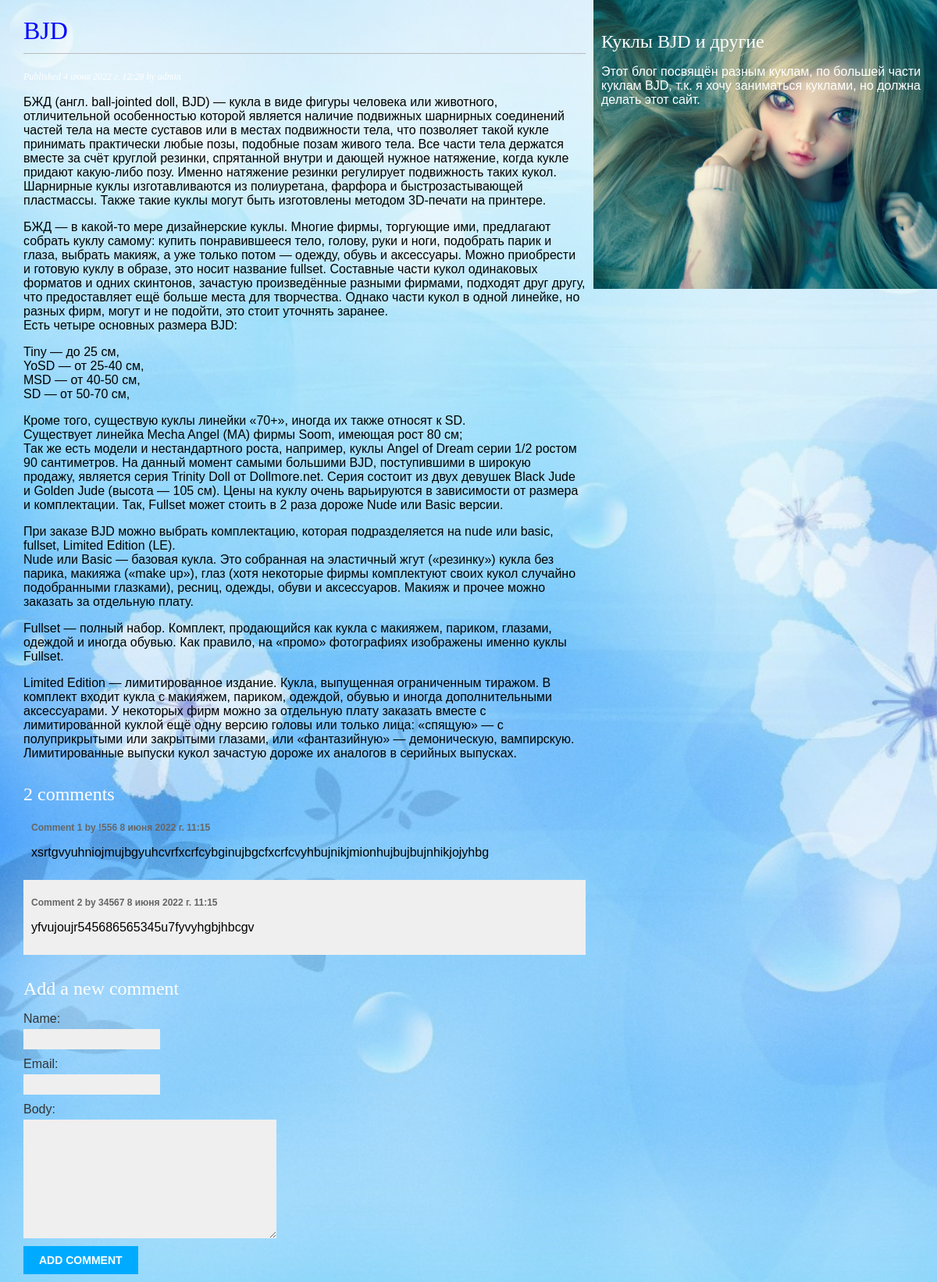
The app's page /blog/2/ with its own data.
### blog/models.py (models this page shows, shortened)
class Post(models.Model):
     class Status(models.TextChoices):
        DRAFT = 'DF', 'Draft'
        PUBLISHED = 'PB', 'Published'
     title = models.CharField(max_length=250)
     slug = models.SlugField(max_length=250)
     author = models.ForeignKey(User,
     on_delete=models.CASCADE,
     related_name='blog_posts')
     body = models.TextField()
     publish = models.DateTimeField(default=timezone.now)
     created = models.DateTimeField(auto_now_add=True)
     updated = models.DateTimeField(auto_now=True)
     status = models.CharField(max_length=2,
     choices=Status.choices,
     default=Status.DRAFT)
     objects = models.Manager() # The default manager.
     published = PublishedManager() # Our custom manager.
     class Meta:
        ordering = ['-publish']
        indexes = [
     models.Index(fields=['-publish']),
     ]

class Comment(models.Model):
     post = models.ForeignKey(Post, on_delete=models.CASCADE, related_name='comments')
     name = models.CharField(max_length=80)
     email = models.EmailField()
     body = models.TextField()
     created = models.DateTimeField(auto_now_add=True)
     updated = models.DateTimeField(auto_now=True)
     active = models.BooleanField(default=True)
     class Meta:
         ordering = ['created']
         indexes = [
         models.Index(fields=['created']),
         ]

### blog/views.py (the view)
# urls.py: path('<int:id>/', views.post_detail, name='post_detail'),
def post_detail(request, id):
     post = get_object_or_404(Post, id=id, status=Post.Status.PUBLISHED)
     comments = post.comments.filter(active=True)
     form = CommentForm()
     return render(request, 'blog/post/detail.html', {'post': post, 'comments': comments,
    'form': form})

### blog/forms.py
class CommentForm(forms.ModelForm):
     class Meta:
         model = Comment
         fields = ['name', 'email', 'body']

### blog/templates/blog/post/detail.html (shortened to what this page needs)
{% extends "blog/base.html" %}
{% block content %}
	  <h1>{{ post.title }}</h1>
	  <p class="date">
		Published {{ post.publish }} by {{ post.author }}
	  </p>
	  {{ post.body|linebreaks }}
	  {% with comments.count as total_comments %}
			<h2>{{ total_comments }} comment{{ total_comments|pluralize }}</h2>
	  {% endwith %}
	{% for comment in comments %}
		 <div class="comment">
			 <p class="info">
				 Comment {{ forloop.counter }} by {{ comment.name }}
				 {{ comment.created }}
			 </p>
			 {{ comment.body|linebreaks }}
		 </div>
	{% empty %}
		<p>There are no comments yet.</p>
	{% endfor %}
	<h2>Add a new comment</h2>
		 <form action="{% url "blog:post_comment" post.id %}" method="post">
			 {{ form.as_p }}
			 <p><input type="submit" value="Add comment"></p>
		 </form>
{% endblock %}

### blog/static/css/blog.css (style rules this page uses)
body { margin:0; padding:0; font-family:MS Sans Serif, sans-serif; background: url(r.bmpq.png) no-repeat; background-size:cover; }
h1 { font-weight:normal; border-bottom:1px solid #bbb; padding:0 0 10px 0; font-family:Monotype Corsiva, cursive; color:#0000ff; }
h2 { font-weight:normal; margin:30px 0 0; font-family:Monotype Corsiva, cursive; color:#ffffff; }
p.date { color:#ffffff; font-family: georgia, serif; font-size: 12px; font-style: italic; }
label { float:left; clear:both; color:#333; margin-bottom:4px; }
input, textarea { clear:both; float:left; margin:0 0 10px; background:#efefef; border:0; padding:6px 10px; font-size:12px; }
input[type=submit] { font-weight:bold; background:#00abff; color:#fff; padding:10px 20px; font-size:14px; text-transform:uppercase; }
.comment { padding:10px; }
.comment:nth-child(even) { background:#efefef; }
.comment .info { font-weight:bold; font-size:12px; color:#666; }

### records on screen
Post: title "BJD", body "БЖД (англ. ball-jointed doll, BJD) — кукла в виде фигуры человека или животного, отличительной особенностью которой является наличие подвижных шарнирных соединений частей тела на месте суставов или в местах подвижности тела, что позволяет такой кукле принимать практически любые позы, подобные позам живого тела. Все части тела держатся вместе за счёт круглой резинки, спрятанной внутри и дающей нужное натяжение, когда кукле придают какую-либо позу. Именно натяжение резинки регулирует подвижность таких кукол. Шарнирные куклы изготавливаются из полиуретана, фарфора и быстрозастывающей пластмассы. Также такие куклы могут быть изготовлены методом 3D-печати на принтере. БЖД — в какой-то мере…"
Comment: name "!556", created "8 июня 2022 г. 11:15", body "xsrtgvyuhniojmujbgyuhcvrfxcrfcybginujbgcfxcrfcvyhbujnikjmionhujbujbujnhikjojyhbg"
Comment: name "34567", created "8 июня 2022 г. 11:15", body "yfvujoujr545686565345u7fyvyhgbjhbcgv"

### other values on screen
{{ total_comments }} "2"
